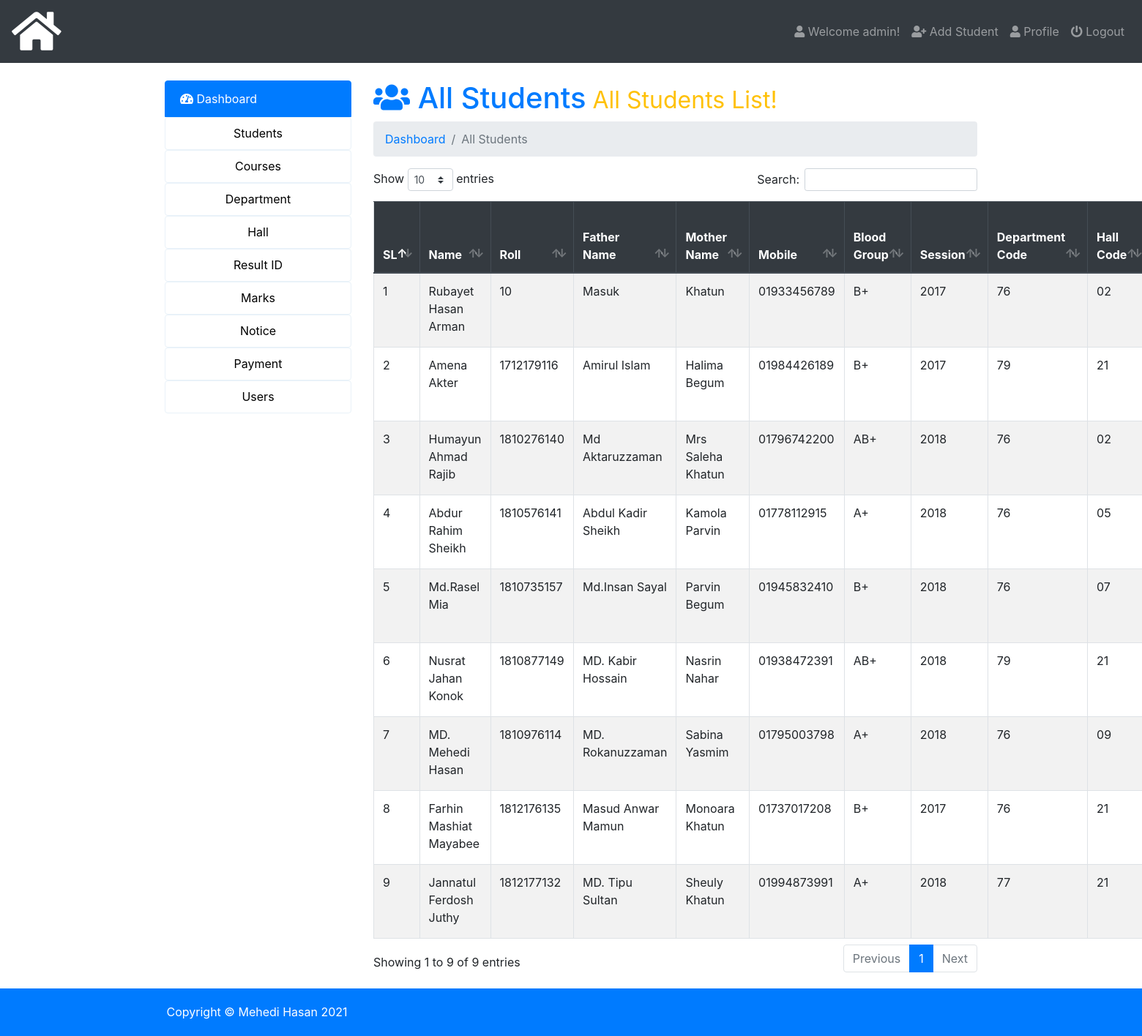
Screenshot of /admin/index.php?page=all-student (signed in) with the database file from the repository.
### tables this page shows
CREATE TABLE `users` (
  `id` int(5) NOT NULL,
  `name` varchar(50) NOT NULL,
  `email` varchar(50) NOT NULL,
  `username` varchar(50) NOT NULL,
  `password` varchar(100) NOT NULL,
  `photo` varchar(50) NOT NULL,
  `status` varchar(12) NOT NULL,
  `datetime` timestamp NOT NULL DEFAULT CURRENT_TIMESTAMP
);

CREATE TABLE `about_me` (
  `about_me_id` int(20) NOT NULL,
  `roll_id` int(20) NOT NULL,
  `name` varchar(40) NOT NULL,
  `name_father` varchar(40) NOT NULL,
  `name_mother` varchar(40) NOT NULL,
  `number` varchar(20) NOT NULL,
  `blood_group` varchar(20) NOT NULL,
  `session` int(20) NOT NULL,
  `department_code` varchar(20) NOT NULL,
  `hall_code` varchar(10) NOT NULL,
  `gender` enum('Male','Female','Other''s') NOT NULL,
  `emergency_number` varchar(20) DEFAULT NULL,
  `emergency_number_holder` varchar(20) DEFAULT NULL,
  `photo` varchar(50) NOT NULL,
  `date_of_birth` date NOT NULL
);

### admin/all-student.php (the view, shortened to what this page needs)
<h1 class="text-primary"><i class="fas fa-users"></i>  All Students<small class="text-warning"> All Students List!</small></h1>
<nav aria-label="breadcrumb">
  <ol class="breadcrumb">
     <li class="breadcrumb-item" aria-current="page"><a href="index.php">Dashboard </a></li>
     <li class="breadcrumb-item active" aria-current="page">All Students</li>
  </ol>
</nav>
<table class="table  table-striped table-hover table-bordered" id="data">
  <thead class="thead-dark">
    <tr>
      <th scope="col">SL</th>
      <th scope="col">Name</th>
      <th scope="col">Roll</th>
      <th scope="col">Father Name</th>
      <th scope="col">Mother Name</th>
      <th scope="col">Mobile</th>
      <th scope="col">Blood Group</th>
      <th scope="col">Session</th>
      <th scope="col">Department Code</th>
      <th scope="col">Hall Code</th>
    </tr>
  </thead>
  <tbody>
    <?php
      $query=mysqli_query($db_con,'SELECT * FROM `about_me` ORDER BY `about_me`.`roll_id` ASC;');
      $i=1;
      while ($result = mysqli_fetch_array($query)) { ?>
      <tr>
        <?php
        echo '<td>'.$i.'</td>
          <td>'.ucwords($result['name']).'</td>
          <td>'.$result['roll_id'].'</td>
          <td>'.$result['name_father'].'</td>
          <td>'.$result['name_mother'].'</td>
          <td>'.$result['number'].'</td>
          <td>'.$result['blood_group'].'</td>
          <td>'.$result['session'].'</td>
          <td>'.$result['department_code'].'</td>
          <td>'.$result['hall_code'].'</td>
          <td>'.$result['gender'].'</td>
          <td>'.$result['emergency_number'].'</td>
          <td>'.$result['emergency_number_holder'].'</td>
          <td><img src="images/'.$result['photo'].'" height="50px"></td>
          <td>'.$result['date_of_birth'].'</td>
          <td>
            <a class="btn btn-xs btn-warning" href="index.php?page=editstudent&id='.base64_encode($result['about_me_id']).'&photo='.base64_encode($result['photo']).'">
              <i class="fa fa-edit"></i></a>
             &nbsp; <a class="btn btn-xs btn-danger" onclick="javascript:confirmationDelete($(this));return false;" href="index.php?page=delete-student&id='.base64_encode($result['about_me_id']).'&photo='.base64_encode($result['photo']).'">
             <i class="fas fa-trash-alt"></i></a></td>';?>
      </tr>
     <?php $i++;} ?>
  </tbody>
</table>

### admin/index.php (shortened to what this page needs)
<?php require_once 'db_con.php';
?>
<!doctype html>
<html lang="en">
  <head>
    <link rel="stylesheet" href="../css/bootstrap.min.css">
    <link rel="stylesheet" href="../css/dataTables.bootstrap4.min.css">
    <link rel="stylesheet" href="../css/fontawesome.min.css">
    <link rel="stylesheet" href="../css/solid.min.css">
    <link rel="stylesheet" href="https://cdnjs.cloudflare.com/ajax/libs/animate.css/4.0.0/animate.min.css"/>
    <link rel="stylesheet" type="text/css" href="../css/style.css">
  </head>
  <body>
<nav class="navbar navbar-expand-lg navbar-dark bg-dark">
  <a class="navbar-brand" href="index.php"><i class="fas fa-home fa-3x"></i></a>
  <div class="navbar-collapse collapse justify-content-end" id="navbarSupportedContent">
    <?php $showuser = $_SESSION['user_login']; $haha = mysqli_query($db_con,"SELECT * FROM `users` WHERE `username`='$showuser';"); $showrow=mysqli_fetch_array($haha); ?>
    <ul class="nav navbar-nav ">
      <li class="nav-item"><a class="nav-link" href="index.php?page=user-profile"><i class="fa fa-user"></i> Welcome <?php echo $showrow['name']; ?>!</a></li>
      <li class="nav-item"><a class="nav-link" href="index.php?page=add-student"><i class="fa fa-user-plus"></i> Add Student</a></li>
      <li class="nav-item"><a class="nav-link" href="index.php?page=user-profile"><i class="fa fa-user"></i> Profile</a></li>
      <li class="nav-item"><a class="nav-link" href="logout.php"><i class="fa fa-power-off"></i> Logout</a></li>
    </ul>
  </div>
</nav>
<br>
    <div class="container">
        <div class="row">
          <div class="col-md-3">
            <div class="list-group">
              <a href="index.php?page=dashboard" class="list-group-item list-group-item-action active"><i class="fas fa-tachometer-alt"></i> Dashboard</a>
              <div class="dropdown">
                <button class="dropbtn">Students</button>
              </div>
              <div class="dropdown">
                <button class="dropbtn">Courses</button>
              </div>
              <div class="dropdown">
                <button class="dropbtn">Department</button>
              </div>
              <div class="dropdown">
                <button class="dropbtn">Hall</button>
              </div>
              <div class="dropdown">
                <button class="dropbtn">Result ID</button>
              </div>
              <div class="dropdown">
                <button class="dropbtn">Marks</button>
              </div>
              <div class="dropdown">
                <button class="dropbtn">Notice</button>
              </div>
              <div class="dropdown">
                <button class="dropbtn">Payment</button>
              </div>
              <div class="dropdown">
                <button class="dropbtn">Users</button>
              </div>
            </div>
          </div>
          <div class="col-md-9">
             <div class="content">
                 <?php
                   if (isset($_GET['page'])) {
                    $page = $_GET['page'].'.php';
                    }else{
                      $page = 'dashboard.php';
                    }
                    if (file_exists($page)) {
                      require_once $page;
                    }else{
                      require_once '404.php';
                    }
                  ?>
             </div>
        </div>
        </div>
    </div>
    <footer>
      <div class="container">
      <p>Copyright &copy; Mehedi Hasan <?php echo date('Y') ?></p>
      </div>
    </footer>
  </body>
</html>

### css/style.css (style rules this page uses)
footer { background: #007BFF; color: #fff; padding: 20px 0px 5px 5px; margin-top: 20px; }

### admin/index.php (style rules this page uses)
.dropbtn { width:100%; height: 45px; border-style: ridge; line-height: 35px; padding: 0 12px; display: inline-block; border-radius: 4px; cursor: pointer; transition: all .1s; box-sizing: border-box; text-align: center; background-color: #fff; border: 1px solid #e9f2f9; font-size: 16px; position: relative; }
.dropdown { position: relative; display: inline-block; }

### rows the page displays
users: name "admin"
about_me: name "Rubayet Hasan Arman", roll "10", name_father "Masuk", name_mother "Khatun", number "01933456789", blood_group "B+", session "2017", department_code "76", hall_code "02"
about_me: name "Amena Akter", roll "1712179116", name_father "Amirul Islam", name_mother "Halima Begum", number "01984426189", blood_group "B+", session "2017", department_code "79", hall_code "21"
about_me: name "Humayun Ahmad Rajib", roll "1810276140", name_father "Md Aktaruzzaman", name_mother "Mrs Saleha Khatun", number "01796742200", blood_group "AB+", session "2018", department_code "76", hall_code "02"
about_me: name "Abdur Rahim Sheikh", roll "1810576141", name_father "Abdul Kadir Sheikh", name_mother "Kamola Parvin", number "01778112915", blood_group "A+", session "2018", department_code "76", hall_code "05"
about_me: name "Md.Rasel Mia", roll "1810735157", name_father "Md.Insan Sayal", name_mother "Parvin Begum", number "01945832410", blood_group "B+", session "2018", department_code "76", hall_code "07"
about_me: name "Nusrat Jahan Konok", roll "1810877149", name_father "MD. Kabir Hossain", name_mother "Nasrin Nahar", number "01938472391", blood_group "AB+", session "2018", department_code "79", hall_code "21"
about_me: name "MD. Mehedi Hasan", roll "1810976114", name_father "MD. Rokanuzzaman", name_mother "Sabina Yasmim", number "01795003798", blood_group "A+", session "2018", department_code "76", hall_code "09"
about_me: name "Farhin Mashiat Mayabee", roll "1812176135", name_father "Masud Anwar Mamun", name_mother "Monoara Khatun", number "01737017208", blood_group "B+", session "2017", department_code "76", hall_code "21"
about_me: name "Jannatul Ferdosh Juthy", roll "1812177132", name_father "MD. Tipu Sultan", name_mother "Sheuly Khatun", number "01994873991", blood_group "A+", session "2018", department_code "77", hall_code "21"
